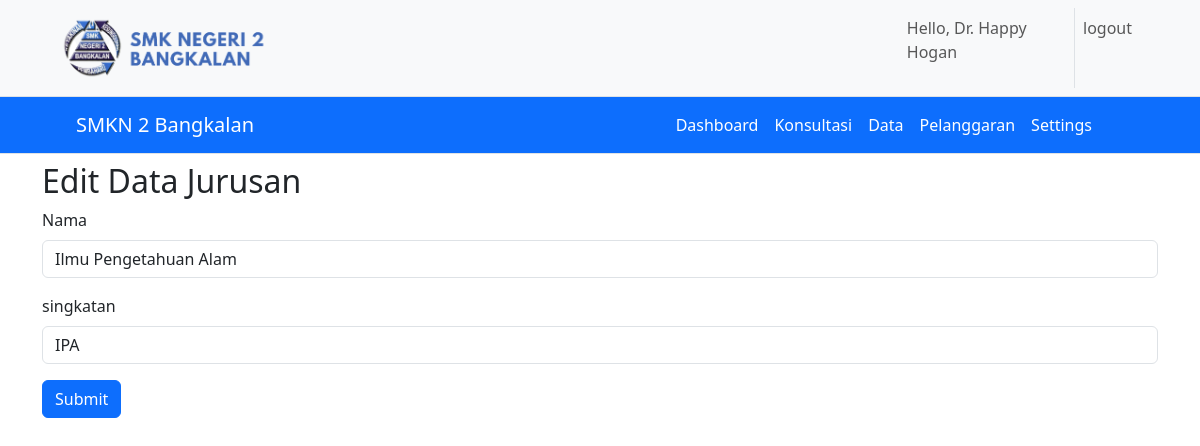
The page /admin/editDataJurusan.php?singkatan=IPA (signed in) on the database its author committed.
### tables this page shows
CREATE TABLE `settings` (
  `id` int(11) NOT NULL,
  `nama_website` varchar(256) NOT NULL,
  `total_poin` int(11) NOT NULL
);

CREATE TABLE `jurusan` (
  `nama` varchar(256) NOT NULL,
  `singkatan` varchar(64) NOT NULL
);

### admin/editDataJurusan.php (the view, shortened to what this page needs)
<?php
include "../koneksi.php";
if ($_GET["singkatan"]) {
  $stmt = $con_pdo->prepare("SELECT * FROM jurusan WHERE jurusan.singkatan = :singkatan");
  $stmt->bindValue(":singkatan", $_GET['singkatan']);
  $stmt->execute();
  foreach ($stmt as $key => $value) {
  }
}
?>
<!DOCTYPE html>
<html lang="en">
<head>
</head>
<body>
    <?php include "../navbar.php" ?>
    <div class="container mb-5">
        <div class="row">
            <div class="col">
    <h2 class="my-2">Edit Data Jurusan</h2>
<form action="editDataJurusan.php" method="post">
  <div class="mb-3">
    <label class="form-label">Nama</label>
    <input type="text" name="nama" class="form-control" value="<?php echo $value["nama"] ?>">
  </div>
  <div class="mb-3">
    <label class="form-label">singkatan</label>
    <input type="text" class="form-control" name="singkatan" value="<?php echo $value["singkatan"] ?>">
  </div>
  <button type="submit" class="btn btn-primary" name="edit">Submit</button>
</form>
            </div>
        </div>
    </div>
</body>
</html>

### navbar.php (shortened to what this page needs)
<?php
include "koneksi.php";
$url = 'http://' . $_SERVER['HTTP_HOST'] . $_SERVER['REQUEST_URI'];
if (strpos($url, "guru") || strpos($url, "admin") || strpos($url, "siswa")) {
  ?>
  <link rel="stylesheet" href="../assets/css/bootstrap.min.css">
  <?php
}
?>
<link rel="stylesheet" href="https://cdn.jsdelivr.net/npm/bootstrap-icons@1.10.3/font/bootstrap-icons.css">
<nav class="navbar navbar-expand-lg bg-light px-5 navbar-light border-bottom d-print-none" style="z-index: 20">
  <div class="container-fluid d-print-none">
    <div class="collapse navbar-collapse d-print-none" id="navbarSupportedContent">
      <ul class="navbar-nav me-auto mb-2 mb-lg-0">
        <img src="/desi/assets/img/header_smkn2bkl.png" alt="smkn 2 bkl" width="25%">
      </ul>
      <ul class="navbar-nav ms-auto">
        <?php
        if (isset($_SESSION["username"])) {
          if (isset($_SESSION["guru"])) {
          ?>
          <li class="nav-item">
              <p class="nav-link">Hello, <?php echo $_SESSION["guru"]["nama"] ?></p>
          </li>
      <li class="nav-item border-start">
          <?php
          }
          elseif (isset($_SESSION["admin"])) {
            ?>
            <li class="nav-item">
                <p class="nav-link">Hello, <?php echo $_SESSION["admin"]["nama"] ?></p>
            </li>
        <li class="nav-item border-start">
            <?php
          }
        }
          if (isset($_SESSION["guru"]) || isset($_SESSION["admin"]) || isset($_SESSION["siswa"])) {
              ?>
              <form action="../logout.php" method="POST">
                <input class="nav-link" type="submit" value="logout" name="logout" onclick="return confirm('Yakin ingin keluar?')">
              </form>
              <?php
          }
          ?>
        </li>
      </ul>
    </div>
  </div>
</nav>
<nav class="navbar sticky-top navbar-dark border-bottom bg-primary navbar-expand-lg mx-6 my-6 px-3 d-print-none" style="z-index: 10">
  <div class="container-fluid mx-5 d-print-none">
    <?php
    $query = "SELECT nama_website FROM settings";
    $result = $con_mysqli->query($query);
    $row = $result->fetch_assoc();
    $nama_web = $row["nama_website"];
    if (isset($_SESSION["guru"])) {
      echo '<a class="navbar-brand fs-5" href="/desi/guru/index.php">'.$nama_web.'</a>';
    }
    elseif (isset($_SESSION["siswa"])) {
      echo '<a class="navbar-brand fs-5" href="/desi/siswa/index.php">'.$nama_web.'</a>';
    }
    elseif (isset($_SESSION["admin"])) {
      echo '<a class="navbar-brand fs-5" href="/desi/admin/index.php">'.$nama_web.'</a>';
    }
    else {
      echo '<a class="navbar-brand fs-5" href="/desi/index.php">'.$nama_web.'</a>';
    }
    ?>
    <div class="collapse navbar-collapse flex-grow-1 text-right mx-4" id="navbarNav">
      <ul class="navbar-nav ms-auto">
        <?php
          if (isset($_SESSION["admin"])) {
            ?>
            <li class="nav-item">
                <a class="nav-link active" href="/desi/admin/index.php">Dashboard</a>
            </li>
              <li class="nav-item">
                  <a class="nav-link active" href="/desi/admin/konsultasi.php">Konsultasi</a>
              </li>
              <li class="nav-item">
                  <a class="nav-link active" href="/desi/admin/data.php">Data</a>
              </li>
              <li class="nav-item">
                  <a class="nav-link active" href="/desi/admin/pelanggaran.php">Pelanggaran</a>
              </li>
              <li class="nav-item">
                  <a class="nav-link active" href="/desi/admin/settings.php">Settings</a>
              </li>
            <?php
          }
        ?>
      </ul>
    </div>
  </div>
</nav>

### rows shown on the page
settings: nama_website "SMKN 2 Bangkalan"
jurusan: nama "Ilmu Pengetahuan Alam", singkatan "IPA"

### other values the page prints
$_SESSION["admin"]["nama"] "Dr. Happy Hogan"
